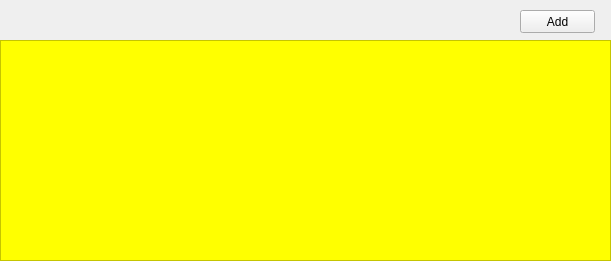
<?xml version="1.0" encoding="UTF-8"?>
<ui version="4.0">
 <class>Form</class>
 <widget class="QWidget" name="Form">
  <property name="geometry">
   <rect>
    <x>0</x>
    <y>0</y>
    <width>611</width>
    <height>261</height>
   </rect>
  </property>
  <property name="maximumSize">
   <size>
    <width>611</width>
    <height>261</height>
   </size>
  </property>
  <property name="windowTitle">
   <string>Form</string>
  </property>
  <widget class="QScrollArea" name="thumbnailArea">
   <property name="geometry">
    <rect>
     <x>0</x>
     <y>40</y>
     <width>611</width>
     <height>221</height>
    </rect>
   </property>
   <property name="styleSheet">
    <string notr="true">background-color: rgb(255, 255, 0);
</string>
   </property>
   <property name="widgetResizable">
    <bool>true</bool>
   </property>
   <widget class="QWidget" name="scrollAreaWidgetContents">
    <property name="geometry">
     <rect>
      <x>0</x>
      <y>0</y>
      <width>609</width>
      <height>219</height>
     </rect>
    </property>
   </widget>
  </widget>
  <widget class="QPushButton" name="addBt">
   <property name="geometry">
    <rect>
     <x>520</x>
     <y>10</y>
     <width>75</width>
     <height>23</height>
    </rect>
   </property>
   <property name="text">
    <string>Add</string>
   </property>
  </widget>
 </widget>
 <resources/>
 <connections/>
</ui>
